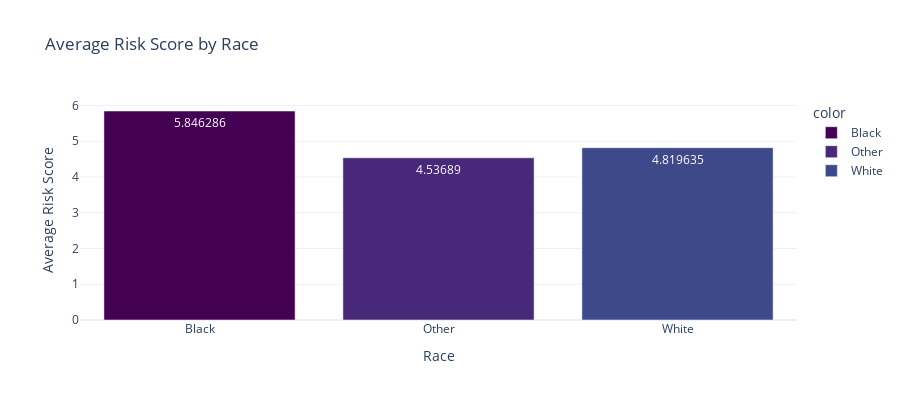

Notebook code for this chart:
### Code cell
# Visualizing risk scores by Race
fig = px.bar(
    x=avg_risk_score_race.index,
    y=avg_risk_score_race.values,
    labels={'x': 'Race', 'y': 'Average Risk Score'},
    title='Average Risk Score by Race',
    color=avg_risk_score_race.index,
    color_discrete_sequence=px.colors.sequential.Viridis,
    text_auto=True
)

fig.update_layout(
    xaxis_title='Race',
    yaxis_title='Average Risk Score',
    template='plotly_white',
    width=900,
    height=400
)

fig.show()

### Figure 1 — Plotly figure (JSON) as saved in the notebook; plotly's stock layout.template omitted (floating-point values rounded to 4 significant figures)
{"data": [{"hovertemplate": "color=Black<br>Race=%{x}<br>Average Risk Score=%{y}<extra></extra>", "legendgroup": "Black", "marker": {"color": "#440154", "pattern": {"shape": ""}}, "name": "Black", "orientation": "v", "showlegend": true, "textposition": "auto", "texttemplate": "%{y}", "type": "bar", "x": ["Black"], "xaxis": "x", "y": [5.846], "yaxis": "y"}, {"hovertemplate": "color=Other<br>Race=%{x}<br>Average Risk Score=%{y}<extra></extra>", "legendgroup": "Other", "marker": {"color": "#482878", "pattern": {"shape": ""}}, "name": "Other", "orientation": "v", "showlegend": true, "textposition": "auto", "texttemplate": "%{y}", "type": "bar", "x": ["Other"], "xaxis": "x", "y": [4.537], "yaxis": "y"}, {"hovertemplate": "color=White<br>Race=%{x}<br>Average Risk Score=%{y}<extra></extra>", "legendgroup": "White", "marker": {"color": "#3e4989", "pattern": {"shape": ""}}, "name": "White", "orientation": "v", "showlegend": true, "textposition": "auto", "texttemplate": "%{y}", "type": "bar", "x": ["White"], "xaxis": "x", "y": [4.82], "yaxis": "y"}], "layout": {"barmode": "relative", "height": 400, "legend": {"title": {"text": "color"}, "tracegroupgap": 0}, "title": {"text": "Average Risk Score by Race"}, "width": 900, "xaxis": {"anchor": "y", "domain": [0, 1], "title": {"text": "Race"}}, "yaxis": {"anchor": "x", "domain": [0, 1], "title": {"text": "Average Risk Score"}}}}
